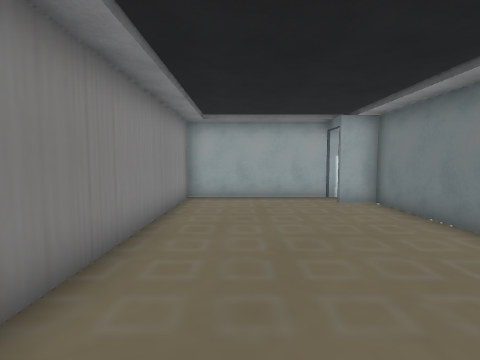
view 1 (above)

12 first-person views from a walk through a Unity game level. The camera is 1.3 m above the floor, tilts 4° down and sees 85° across. The floor is counted in squares, 1 m on a side. Each view is taken from the middle of a square. On the plan, view 1 faces up. The plan holds only what a view shows up to about 13 squares ahead; the rest is blank. The place goes on beyond the plan. The player character is not drawn. Some animated figures are not drawn. Door leaves are left out, so doorways stand open. Some surface patterns are stand-ins.

view 2
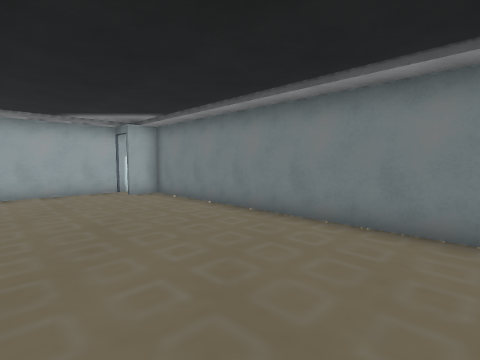

view 3
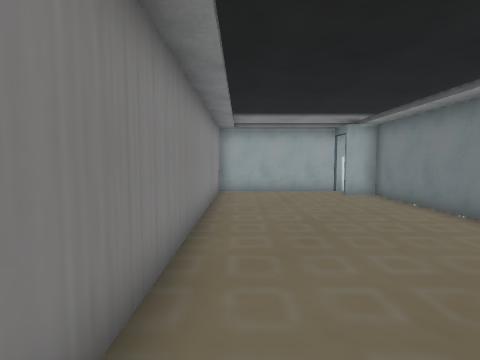

view 4
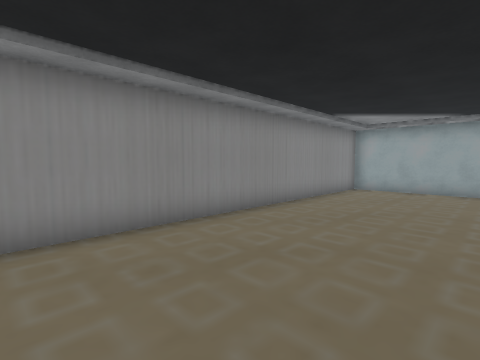

view 5
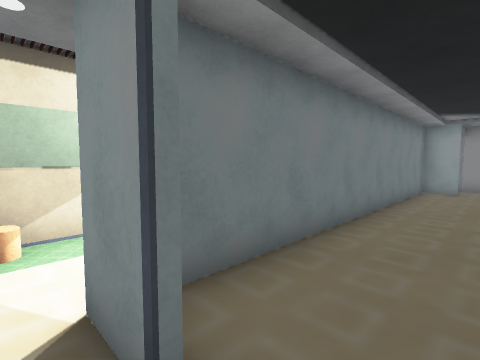

view 6
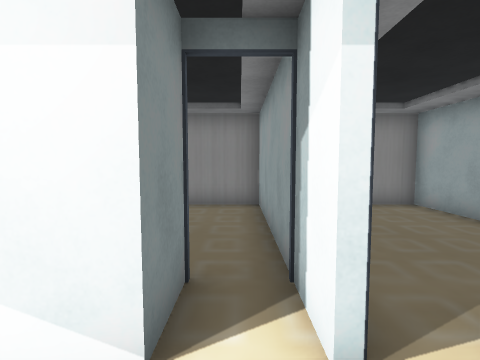

view 7
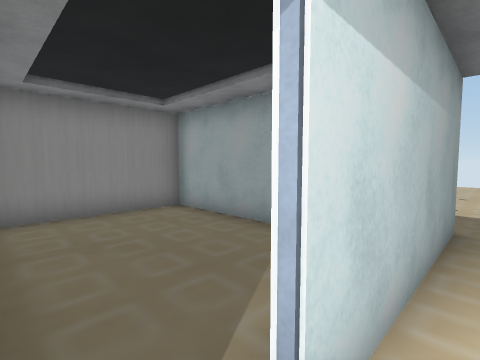

view 8
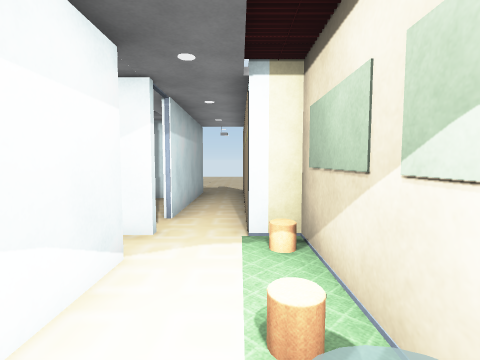

view 9
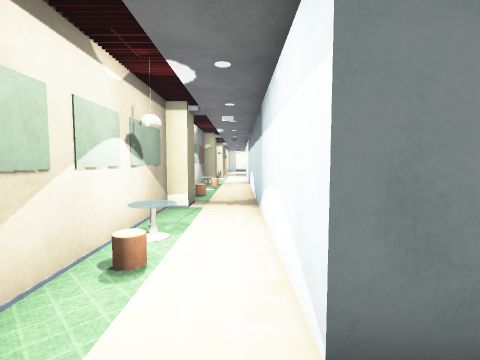

view 10
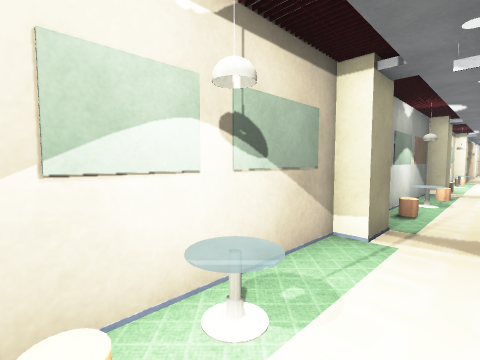

view 11
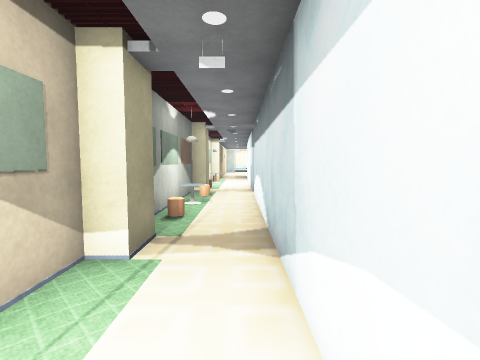

view 12
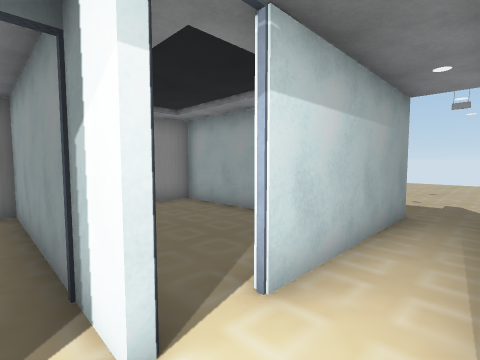

### Floor plan
Key: @ floor where view 1 was taken; # wall or solid block; . floor; D open door; = window, fence, low wall or low ledge; ^ raised ledge.
Columns run from 2 left of view 1 to 7 right of it. Each row starts with its distance up from view 1.
 26       ..
 25       ..
 24      ...
 23      ...
 22      ...
 21       ..
 20       ..
 19       ...
 18       ...
 17       ...
 16       #.#
 15       #.#
 14 #######.#
 13 #.....#.#
 12 #.....#.#
 11 #.....D.#
 10 ######D.##
  9 #....D...#
  8 #....##..#
  7 #.....#..#
  6 #.....#.=#
  5 #.....#..#
  4 #.....#..#
  3 #.....#..#
  2 #.....#..#
  1 #.....#..#
  0 #.@...#..#
 -1 #.....#..#
 -2 #.....#.^^
 -3 #... .#..#

Positions as (right, up) in squares from view 1, and headings:
1: (0, 0), facing up
2: (-1, -2), facing up-right
3: (-1, -2), facing up
4: (3, -3), facing up-left
5: (2, 9), facing down-right
6: (6, 9), facing left
7: (5, 10), facing up-left
8: (6, 5), facing up
9: (5, 10), facing down
10: (5, 7), facing down-right
11: (5, 6), facing down
12: (6, 9), facing up-left
